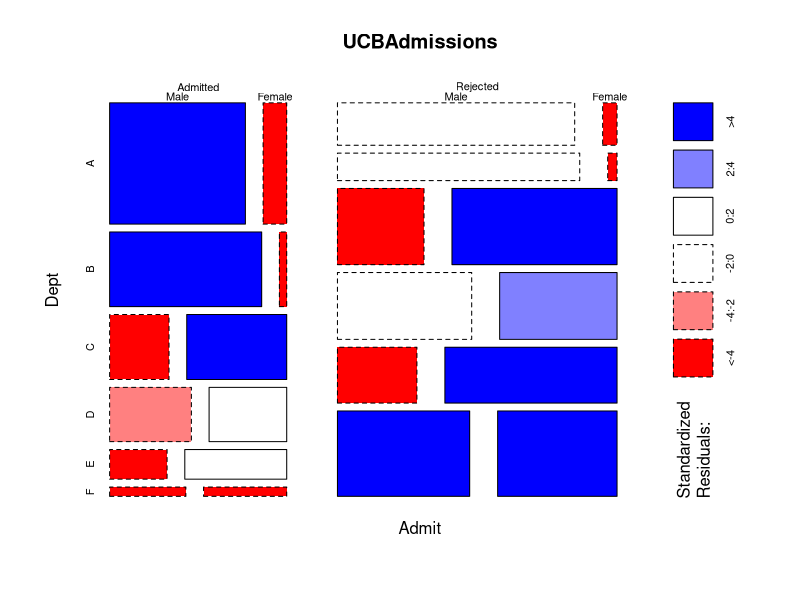

The R source for this figure:
## ---- chunk 1
library(knitr)
opts_knit$set(self.contained=FALSE)
opts_chunk$set(tidy=FALSE, message=FALSE, warning=FALSE, comment=NA)
# render_jekyll()
## ---- chunk 2
wants <- c("MASS")
has   <- wants %in% rownames(installed.packages())
if(any(!has)) install.packages(wants[!has])
## ---- chunk 3
library(MASS)
str(UCBAdmissions)
## ---- chunk 4
(llFit <- loglm(~ Admit + Dept + Gender, data=UCBAdmissions))
## ---- chunk 5
UCBAdf <- as.data.frame(UCBAdmissions)
loglm(Freq ~ Admit + Dept + Gender, data=UCBAdf)
## ---- chunk 6
loglm(~ Admit + Dept + Gender + Admit:Dept + Dept:Gender, data=UCBAdmissions)
## ---- chunk 7
mosaicplot(~ Admit + Dept + Gender, shade=TRUE, data=UCBAdmissions)
## ---- chunk 8
(llCoef <- coef(llFit))
exp(llCoef$Gender)
## ---- chunk 9
glmFitT <- glm(Freq ~ Admit + Dept + Gender, family=poisson(link="log"), data=UCBAdf)
coef(summary(glmFitT))

# glm() fitted values are the same as loglm() ones
all.equal(c(fitted(llFit)), fitted(glmFitT), check.attributes=FALSE)
## ---- chunk 10
(glmTcoef <- coef(glmFitT))

glmTcoef["(Intercept)"]
llCoef$`(Intercept)` + llCoef$Admit["Admitted"] + llCoef$Gender["Male"]  + llCoef$Dept["A"]

glmTcoef["(Intercept)"] + glmTcoef["DeptC"] + glmTcoef["GenderFemale"]
llCoef$`(Intercept)` + llCoef$Admit["Admitted"] + llCoef$Dept["C"] + llCoef$Gender["Female"]
## ---- chunk 11
glmFitE <- glm(Freq ~ Admit + Dept + Gender, family=poisson(link="log"),
               contrasts=list(Admit=contr.sum,
                               Dept=contr.sum,
                             Gender=contr.sum), data=UCBAdf)
coef(summary(glmFitE))
## ---- chunk 12
try(detach(package:MASS))
